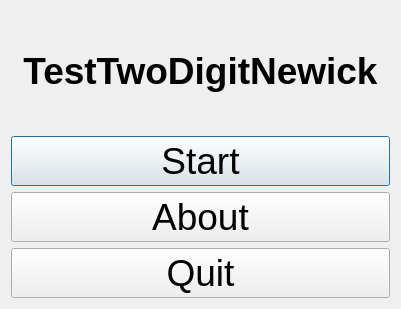
<?xml version="1.0" encoding="UTF-8"?>
<ui version="4.0">
 <class>QtTestTwoDigitNewickMenuDialog</class>
 <widget class="QDialog" name="QtTestTwoDigitNewickMenuDialog">
  <property name="geometry">
   <rect>
    <x>0</x>
    <y>0</y>
    <width>401</width>
    <height>309</height>
   </rect>
  </property>
  <property name="font">
   <font>
    <pointsize>28</pointsize>
   </font>
  </property>
  <property name="windowTitle">
   <string>TestTwoDigitNewick</string>
  </property>
  <layout class="QVBoxLayout" name="verticalLayout">
   <item>
    <widget class="QLabel" name="label_title">
     <property name="font">
      <font>
       <pointsize>28</pointsize>
       <weight>75</weight>
       <bold>true</bold>
      </font>
     </property>
     <property name="text">
      <string>TestTwoDigitNewick</string>
     </property>
     <property name="alignment">
      <set>Qt::AlignCenter</set>
     </property>
    </widget>
   </item>
   <item>
    <widget class="QPushButton" name="button_start">
     <property name="text">
      <string>Start</string>
     </property>
    </widget>
   </item>
   <item>
    <widget class="QPushButton" name="button_about">
     <property name="text">
      <string>About</string>
     </property>
    </widget>
   </item>
   <item>
    <widget class="QPushButton" name="button_quit">
     <property name="text">
      <string>Quit</string>
     </property>
    </widget>
   </item>
  </layout>
 </widget>
 <layoutdefault spacing="6" margin="11"/>
 <resources/>
 <connections/>
</ui>
